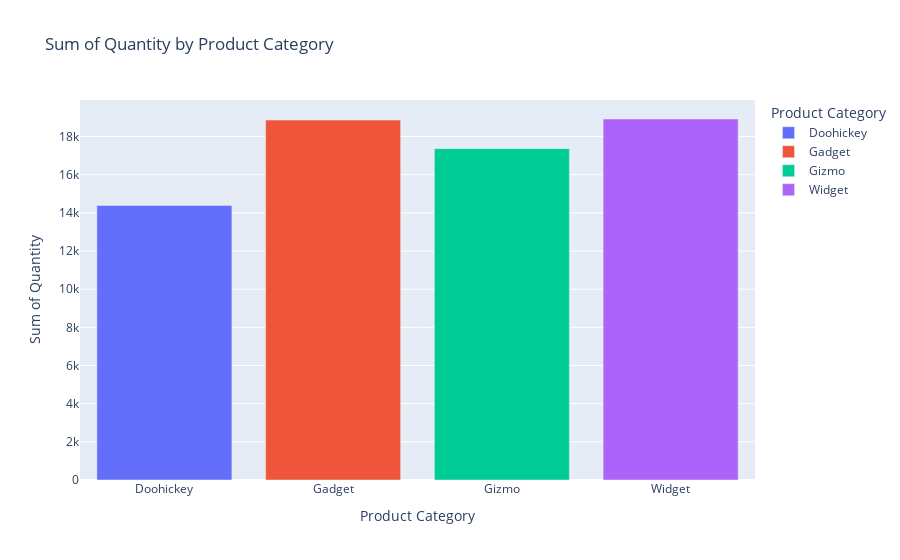

Notebook code for this chart:
### Code cell
# Plotting sum of quantity sold by categorys
# Group by 'category' and calculate the sum of 'quantity'
category_quantity_sum = orders.groupby("category")["quantity"].sum().reset_index()

# Plot bar chart using Plotly
fig = px.bar(category_quantity_sum, x="category", y="quantity", 
             title="Sum of Quantity by Product Category",
             labels={"category": "Product Category", "quantity": "Sum of Quantity"},color= "category")

# Show the plot
fig.show()

### Figure 1 — Plotly figure (JSON) as saved in the notebook; plotly's stock layout.template omitted (floating-point values rounded to 4 significant figures)
{"data": [{"hovertemplate": "Product Category=%{x}<br>Sum of Quantity=%{y}<extra></extra>", "legendgroup": "Doohickey", "marker": {"color": "#636efa", "pattern": {"shape": ""}}, "name": "Doohickey", "orientation": "v", "showlegend": true, "textposition": "auto", "type": "bar", "x": ["Doohickey"], "xaxis": "x", "y": [14388], "yaxis": "y"}, {"hovertemplate": "Product Category=%{x}<br>Sum of Quantity=%{y}<extra></extra>", "legendgroup": "Gadget", "marker": {"color": "#EF553B", "pattern": {"shape": ""}}, "name": "Gadget", "orientation": "v", "showlegend": true, "textposition": "auto", "type": "bar", "x": ["Gadget"], "xaxis": "x", "y": [18865], "yaxis": "y"}, {"hovertemplate": "Product Category=%{x}<br>Sum of Quantity=%{y}<extra></extra>", "legendgroup": "Gizmo", "marker": {"color": "#00cc96", "pattern": {"shape": ""}}, "name": "Gizmo", "orientation": "v", "showlegend": true, "textposition": "auto", "type": "bar", "x": ["Gizmo"], "xaxis": "x", "y": [17367], "yaxis": "y"}, {"hovertemplate": "Product Category=%{x}<br>Sum of Quantity=%{y}<extra></extra>", "legendgroup": "Widget", "marker": {"color": "#ab63fa", "pattern": {"shape": ""}}, "name": "Widget", "orientation": "v", "showlegend": true, "textposition": "auto", "type": "bar", "x": ["Widget"], "xaxis": "x", "y": [18920], "yaxis": "y"}], "layout": {"barmode": "relative", "legend": {"title": {"text": "Product Category"}, "tracegroupgap": 0}, "title": {"text": "Sum of Quantity by Product Category"}, "xaxis": {"anchor": "y", "categoryarray": ["Doohickey", "Gadget", "Gizmo", "Widget"], "categoryorder": "array", "domain": [0, 1], "title": {"text": "Product Category"}}, "yaxis": {"anchor": "x", "domain": [0, 1], "title": {"text": "Sum of Quantity"}}}}
